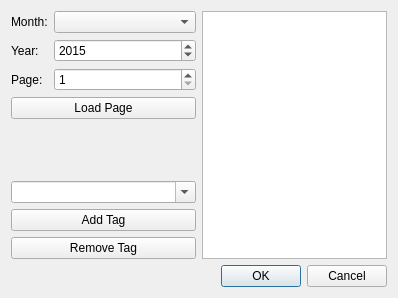
<?xml version="1.0" encoding="UTF-8"?>
<ui version="4.0">
 <class>AddPageDialog</class>
 <widget class="QDialog" name="AddPageDialog">
  <property name="geometry">
   <rect>
    <x>0</x>
    <y>0</y>
    <width>398</width>
    <height>298</height>
   </rect>
  </property>
  <property name="windowTitle">
   <string>Dialog</string>
  </property>
  <layout class="QVBoxLayout" name="verticalLayout">
   <item>
    <layout class="QHBoxLayout" name="horizontalLayout" stretch="1,1">
     <item>
      <layout class="QVBoxLayout" name="verticalLayout_2">
       <item>
        <layout class="QFormLayout" name="formLayout">
         <item row="0" column="0">
          <widget class="QLabel" name="label">
           <property name="text">
            <string>Month:</string>
           </property>
          </widget>
         </item>
         <item row="0" column="1">
          <widget class="QComboBox" name="monthDropdown"/>
         </item>
         <item row="1" column="0">
          <widget class="QLabel" name="label_2">
           <property name="text">
            <string>Year:</string>
           </property>
          </widget>
         </item>
         <item row="1" column="1">
          <widget class="QSpinBox" name="yearSpinner">
           <property name="minimum">
            <number>0</number>
           </property>
           <property name="maximum">
            <number>9999</number>
           </property>
           <property name="value">
            <number>2015</number>
           </property>
          </widget>
         </item>
         <item row="2" column="1">
          <widget class="QSpinBox" name="pageSpinner">
           <property name="minimum">
            <number>1</number>
           </property>
          </widget>
         </item>
         <item row="2" column="0">
          <widget class="QLabel" name="label_3">
           <property name="text">
            <string>Page:</string>
           </property>
          </widget>
         </item>
        </layout>
       </item>
       <item>
        <widget class="QPushButton" name="loadTagsButton">
         <property name="toolTip">
          <string>Load existing tags for this page ID</string>
         </property>
         <property name="text">
          <string>Load Page</string>
         </property>
        </widget>
       </item>
       <item>
        <spacer name="verticalSpacer">
         <property name="orientation">
          <enum>Qt::Vertical</enum>
         </property>
         <property name="sizeHint" stdset="0">
          <size>
           <width>20</width>
           <height>40</height>
          </size>
         </property>
        </spacer>
       </item>
       <item>
        <widget class="QComboBox" name="tagsDropdown">
         <property name="editable">
          <bool>true</bool>
         </property>
         <property name="insertPolicy">
          <enum>QComboBox::NoInsert</enum>
         </property>
        </widget>
       </item>
       <item>
        <widget class="QPushButton" name="addTagButton">
         <property name="text">
          <string>Add Tag</string>
         </property>
        </widget>
       </item>
       <item>
        <widget class="QPushButton" name="delTagButton">
         <property name="text">
          <string>Remove Tag</string>
         </property>
        </widget>
       </item>
      </layout>
     </item>
     <item>
      <widget class="QListWidget" name="tagsList"/>
     </item>
    </layout>
   </item>
   <item>
    <widget class="QDialogButtonBox" name="buttonBox">
     <property name="orientation">
      <enum>Qt::Horizontal</enum>
     </property>
     <property name="standardButtons">
      <set>QDialogButtonBox::Cancel|QDialogButtonBox::Ok</set>
     </property>
    </widget>
   </item>
  </layout>
 </widget>
 <resources/>
 <connections>
  <connection>
   <sender>buttonBox</sender>
   <signal>accepted()</signal>
   <receiver>AddPageDialog</receiver>
   <slot>accept()</slot>
   <hints>
    <hint type="sourcelabel">
     <x>224</x>
     <y>279</y>
    </hint>
    <hint type="destinationlabel">
     <x>157</x>
     <y>274</y>
    </hint>
   </hints>
  </connection>
  <connection>
   <sender>buttonBox</sender>
   <signal>rejected()</signal>
   <receiver>AddPageDialog</receiver>
   <slot>reject()</slot>
   <hints>
    <hint type="sourcelabel">
     <x>292</x>
     <y>285</y>
    </hint>
    <hint type="destinationlabel">
     <x>286</x>
     <y>274</y>
    </hint>
   </hints>
  </connection>
 </connections>
</ui>
